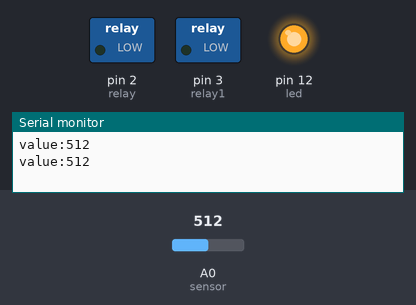
A sketch run on a simulated Arduino Uno, built with avr-gcc and run on an emulated ATmega328P. Parts: switched loads named in the sketch (green lamp = pin HIGH), output pins drawn as LEDs (lit = HIGH), the last lines printed to the serial monitor. Dashed ring = blinking. The test bench sets the inputs (shaded band); at power-on: A0 (sensor) = 512.

Above: at 2.8 s.
2.9 s: A0 (sensor) set to 485
At 5.6 s:
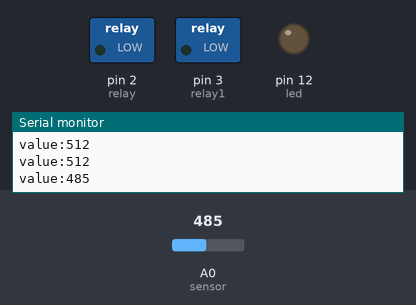
8.9 s: A0 (sensor) set to 163
12.4 s: A0 (sensor) set to 139
At 14.8 s:
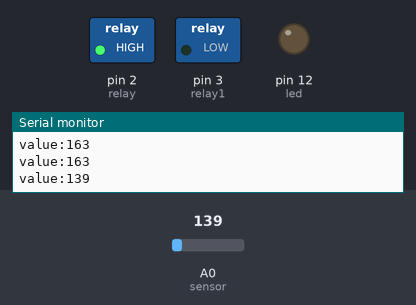
18.4 s: A0 (sensor) set to 160
At 20.4 s:
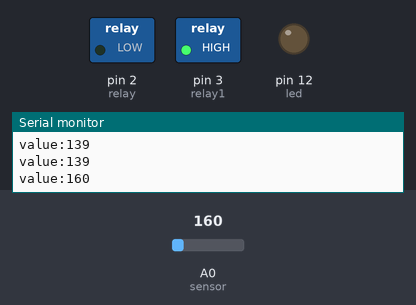
24.4 s: A0 (sensor) set to 140
At 25.7 s:
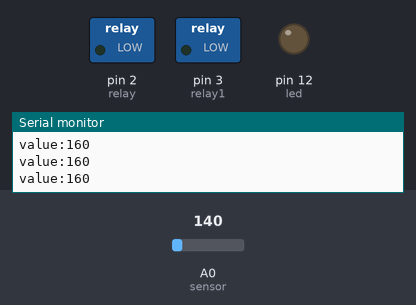
Timing chart, 0 to 31.4 s (numbered marks = the images above; inputs shaded):
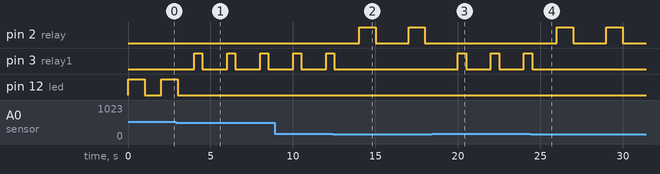

Measured:
- the behaviour switches between 501 and 500 on A0 (sensor) (found by bisection; images 0 and 1)
- the behaviour switches between 150 and 149 on A0 (sensor) (found by bisection; images 1 and 2)
- after the input at 2.9 s, pin 3 (relay1): alternates HIGH for 0.50 s and LOW for 1.5 s, starting after 1.1 s; pin 12 (led): goes on until 3.0 s, then stays LOW
- after the input at 12.4 s, pin 2 (relay): alternates HIGH for 1.0 s and LOW for 2.0 s, starting after 1.6 s; pin 3 (relay1): goes on until 12.5 s, then stays LOW
- after the input at 18.4 s, pin 2 (relay): stops changing and stays LOW; pin 3 (relay1): alternates HIGH for 0.50 s and LOW for 1.5 s, starting after 1.6 s
- after the input at 24.4 s, pin 2 (relay): alternates HIGH for 1.0 s and LOW for 2.0 s, starting after 1.6 s; pin 3 (relay1): goes on until 24.5 s, then stays LOW

The sketch:

rain_sensor.ino
```cpp
int sensor=A0;
int relay=2;
int relay1=3;
int led=12;
void setup() {
pinMode(sensor,INPUT);
pinMode(relay,OUTPUT);
pinMode(relay1,OUTPUT);
pinMode(led,OUTPUT);
Serial.begin(9600);
}

void loop() {
 int value=analogRead(A0);
 Serial.print("value:");
 Serial.println(value);
 if(value<150)
 {
  digitalWrite(relay,HIGH);
  delay(1000);
  digitalWrite(relay,LOW);
  delay(1000);
 }
 else if(value>=150 && value<=500)
 {
  digitalWrite(relay1,HIGH);
  delay(500);
  digitalWrite(relay1,LOW);
  delay(500);
 }
 else
 {
  digitalWrite(led,HIGH);
  delay(1000);
  digitalWrite(led,LOW);
 }delay(1000);
}
```
